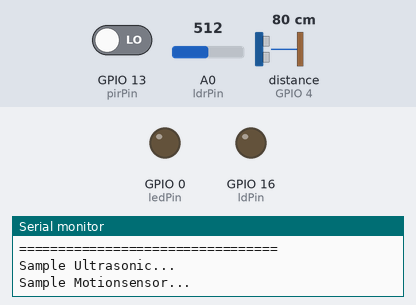
Simulated run of this sketch. Board: ESP8266 (NodeMCU). Shown: output pins drawn as LEDs (lit = HIGH), the last lines printed to the serial monitor. Wiring (inferred from the names in the program): ultrasonic range finder: trigger GPIO 5; echo GPIO 4. The inputs (shaded band) are chosen by the test bench; at power-on: A0 (ldrPin) = 512, GPIO 13 (pirPin) LOW, distance to the obstacle (sensor on GPIO 4) 80 cm. The echo pulse lasts 58.3 µs per cm; WiFi joins after 1.5 s; servers stay silent unless stated; random numbers use the default seed unless the sketch sets one; no MQTT or app messages arrive unless stated; pins used as bus, display or sensor lines are not drawn.

Above: at 2.8 s.
2.9 s: A0 (ldrPin) set to 316
10.4 s: A0 (ldrPin) set to 283
At 13.4 s:
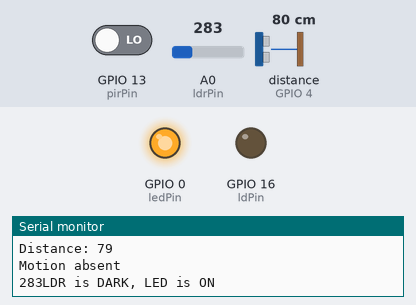
17.9 s: GPIO 13 (pirPin) driven HIGH
At 23.9 s:
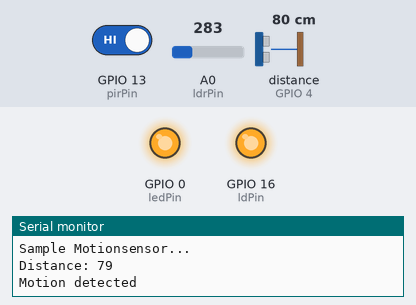
Timing chart, 0 to 25.4 s (numbered marks = the images above; inputs shaded):
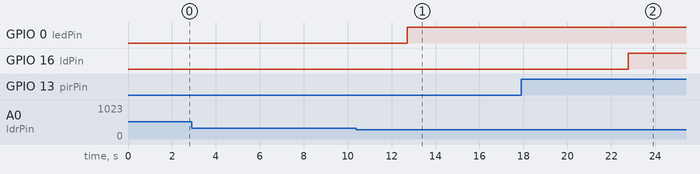

Measured:
- the behaviour switches between 301 and 300 on A0 (ldrPin) (found by bisection; images 0 and 1)
- after the input at 10.4 s, GPIO 0 (ledPin): LOW → HIGH after 2.3 s
- after the input at 17.9 s, GPIO 16 (ldPin): LOW → HIGH after 4.9 s

The sketch:

newsoniccode.ino
```cpp
#include <ESP8266WiFi.h>              // Library for using the NodeMCU
#include <PubSubClient.h>            // Library for using the Network protocol MQTT in this case


/********* WiFi Access Point ***********/
const char* ssid = "yashgarg";        // Add your SSID(The Name of the Wifi Router you connect to)
const char* password = "1235yash12"; // The PassWord (Wireless Key)
          /********* LinuxMqtt Setup ***********/
const char* mqtt_server = "test.mosquitto.org";
WiFiClient espClient;
PubSubClient client(espClient);

/********* PIN DECLARATION ***********/


// defines pins numbers
const int trigPin = 5;
const int echoPin = 4;
const int ledPin = 0;
const int ldrPin = A0;
// defines variables
long duration;
int distance;
int ldPin = 16;                // LED
int pirPin = 13;                 // PIR Out pin
int pirStat = 0;                   // PIR status

/******CONNECTION TO WIFI*******/
void setup_wifi() {
  delay(100);
  // We start by connecting to a WiFi network
  Serial.print("Connecting to ");
  Serial.println(ssid);
  WiFi.begin(ssid, password);
  while (WiFi.status() != WL_CONNECTED)
  {
    delay(500);
    Serial.print(".");
  }
  randomSeed(micros());
  Serial.println("");
  Serial.println("WiFi connected");
  Serial.println("IP address: ");
  Serial.println(WiFi.localIP());
}
void reconnect() {
  // Loop until we're reconnected
  while (!client.connected())
  {
    Serial.print("Attempting MQTT connection...");
    // Create a random client ID
    String clientId = "ESP8266Client-";
    clientId += String(random(0xffff), HEX);
    // Attempt to connect
    //if you MQTT broker has clientID,username and password
    //please change following line to    if (client.connect(clientId,userName,passWord))
    if (client.connect(clientId.c_str()))
    {
      Serial.println("connected");

    }
    else {
      Serial.print("failed, rc=");
      Serial.print(client.state());
      Serial.println(" try again in 5 seconds");
      // Wait 6 seconds before retrying
      delay(6000);
    }
  }
} //end reconnect()

void setup() {
  Serial.begin(115200); // Starts the serial monitor at 115200
  setup_wifi(); // add Method for the Wifi setup
  client.setServer(mqtt_server, 1883); // connects to the MQTT broker

  /********* ULTRASONIC Setup *************/
pinMode(trigPin, OUTPUT); // Sets the trigPin as an Output
pinMode(echoPin, INPUT); // Sets the echoPin as an Input
Serial.begin(9600); // Starts the serial communication

  /**********PIR SETUP ************/
 pinMode(ldPin, OUTPUT);
 pinMode(pirPin, INPUT);
 Serial.begin(9600);
  /**********LDR SETUP*************/

pinMode(ledPin, OUTPUT);

pinMode(ldrPin, INPUT);
Serial.begin(9600);
}

void loop() {

  if (!client.connected()) {
    reconnect();
  } // MQTT
  /********* WORKING IN NODE RED *************/
    // start working...
  Serial.println("=================================");
  Serial.println("Sample Ultrasonic...");
  Serial.println("Sample Motionsensor...");

  // Wait a few seconds between measurements.
  delay(2000);
  // Clears the trigPin
digitalWrite(trigPin, LOW);
delayMicroseconds(2);

// Sets the trigPin on HIGH state for 10 micro seconds
digitalWrite(trigPin, HIGH);
delayMicroseconds(10);
digitalWrite(trigPin, LOW);

// Reads the echoPin, returns the sound wave travel time in microseconds
duration = pulseIn(echoPin, HIGH);

// Calculating the distance
distance= duration*0.034/2;
// Prints the distance on the Serial Monitor
Serial.print("Distance: ");
Serial.println(distance);
//motion sensor code
 pirStat = digitalRead(pirPin);
  delay(1000);
  String motion;
    if (pirStat == HIGH) {            // if motion detected
      digitalWrite(ldPin, HIGH);  // turn LED ON
      Serial.println("Motion detected");
      motion="Motion detected!";
      client.publish("wifiMotion", String(motion).c_str());
      delay(30000);
    }
    else {
      digitalWrite(ldPin, LOW); // turn LED OFF if we have no motion
      Serial.println("Motion absent");
      motion="Motion absent!";
      client.publish("wifiMotion", String(motion).c_str());
      delay(2000);
      }
  //ldr coding
  int ldrStatus = analogRead(ldrPin);
  String value;
  if (ldrStatus <=300) {

  digitalWrite(ledPin, HIGH);
  Serial.print(ldrStatus);
  value="ON";
  Serial.println("LDR is DARK, LED is ON");

  }

  else {

  digitalWrite(ledPin, LOW);
  value="OFF";
  Serial.println("LED is OFF");

  }
  /********* Publish String MQTT ********/
  client.publish("wifiDist", String(distance).c_str());
  client.publish("wifildr", String(value).c_str());
  delay(1000);
}
```
